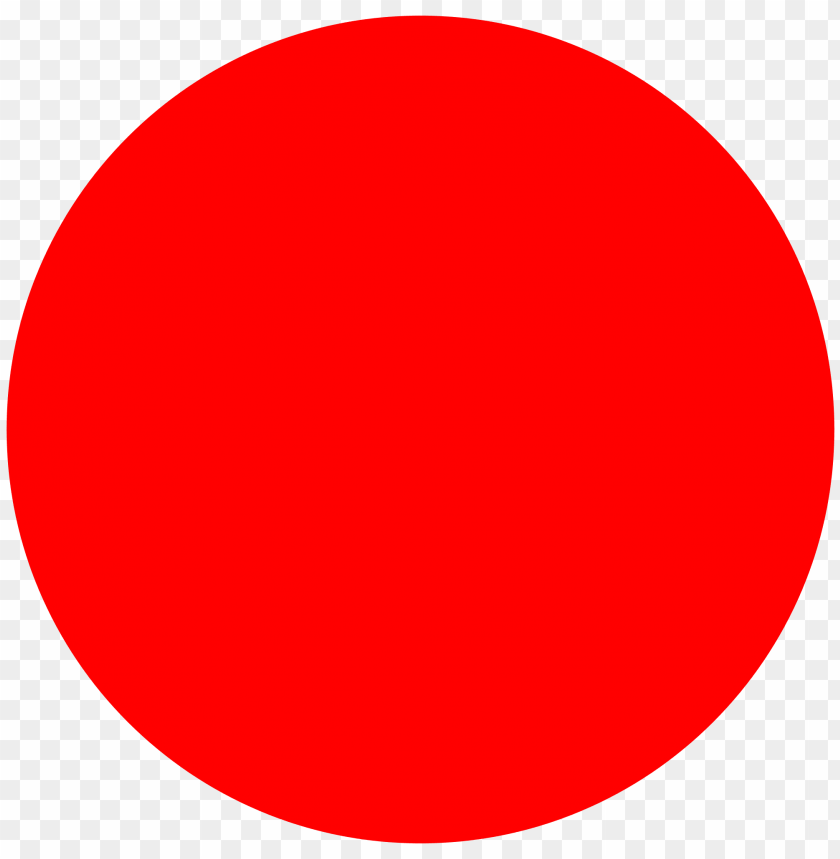
#> input picture circle.png, 840 x 859 px
$ python -i detect.py   (imports and definitions only)
#> lines starting #> are read from the running program, lines starting #| are printed output that depends on the picture; after the words box and inside, x2 and y2 are one past the last pixel; in counts of white or black regions, pixels touching at a corner belong together
#> further down, picture is the input picture: shape (859, 840, 3); mean B, G, R 62.4, 62.4, 252.4
import cv2
import numpy as np
from matplotlib import pyplot as plt
import socket

HOST = '127.0.0.1'  # Standard loopback interface address (localhost)
PORT = 65432        # Port to listen on (non-privileged ports are > 1023)

def detect(img):

    # converting image into grayscale image
    gray = cv2.cvtColor(img, cv2.COLOR_BGR2GRAY)
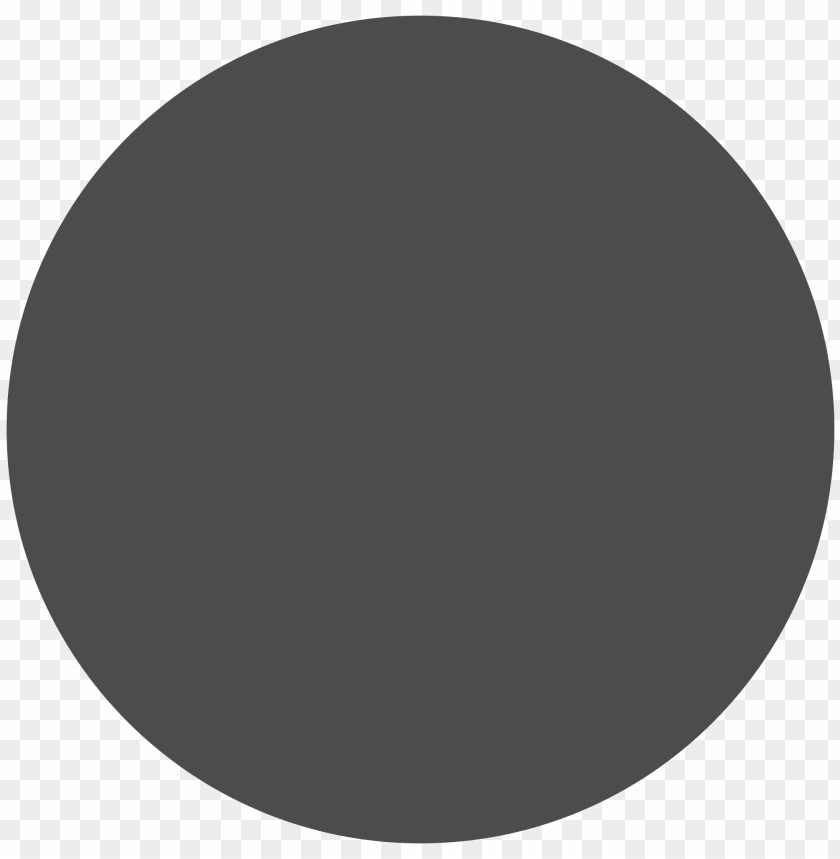
#> gray: shape (859, 840); min 76, max 255, mean 119.1

    # setting threshold of gray image
    _, threshold = cv2.threshold(gray, 127, 255, cv2.THRESH_BINARY)
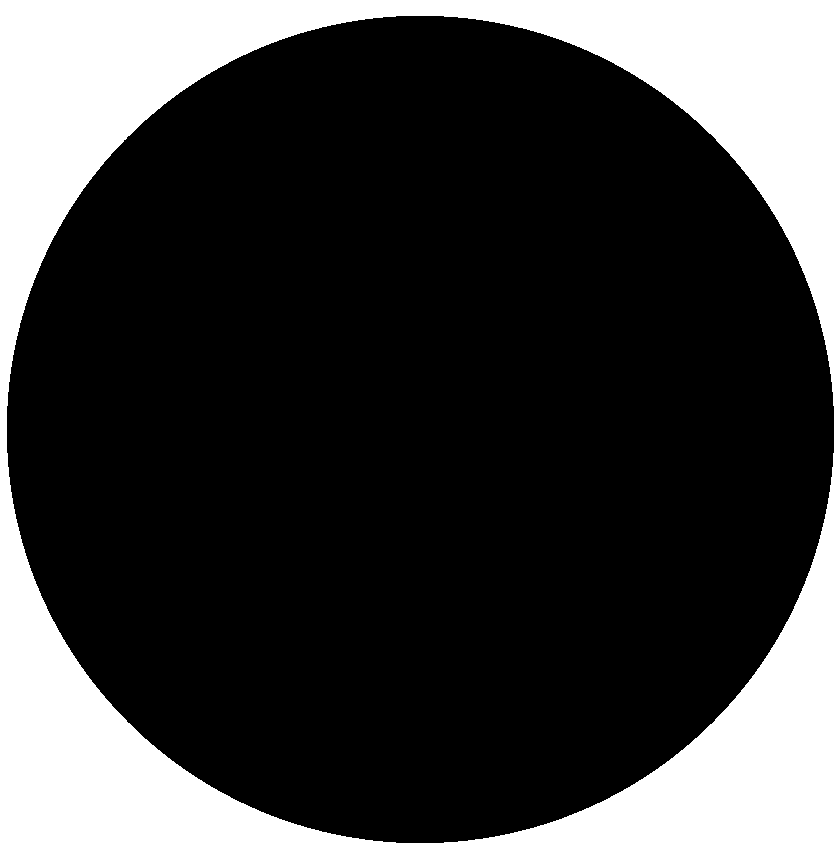
#> threshold: shape (859, 840); 25.5% white; 1 white region

    # using a findContours() function
    contours, _ = cv2.findContours(
        threshold, cv2.RETR_TREE, cv2.CHAIN_APPROX_SIMPLE)
#> contours = 2 contours; box (x1, y1, x2, y2) and area: (0, 0, 840, 859) 719862, (6, 15, 835, 844) 538908

    i = 0

    # list for storing names of shapes
    for contour in contours:

        # here we are ignoring first counter because
        # findcontour function detects whole image as shape
        if i == 0:
            i = 1
            continue

        # cv2.approxPloyDP() function to approximate the shape
        approx = cv2.approxPolyDP(
            contour, 0.01 * cv2.arcLength(contour, True), True)

        # using drawContours() function
        cv2.drawContours(img, [contour], 0, (0, 0, 255), 5)

        # finding center point of shape
        M = cv2.moments(contour)
        if M['m00'] != 0.0:
            x = int(M['m10']/M['m00'])
            y = int(M['m01']/M['m00'])

            # putting shape name at center of each shape
            if len(approx) == 3:
                cv2.putText(img, 'Triangle', (x, y),
                            cv2.FONT_HERSHEY_SIMPLEX, 0.6, (0, 255, 255), 2)
                return 'triangle', img

            elif len(approx) == 4:
                cv2.putText(img, 'Quadrilateral', (x, y),
                            cv2.FONT_HERSHEY_SIMPLEX, 0.6, (0, 255, 255), 2)
                return 'Quadrilateral', img

            elif len(approx) == 5:
                cv2.putText(img, 'Pentagon', (x, y),
                            cv2.FONT_HERSHEY_SIMPLEX, 0.6, (0, 255, 0), 2)
                return 'Pentagon', img

            elif len(approx) == 6:
                cv2.putText(img, 'Hexagon', (x, y),
                            cv2.FONT_HERSHEY_SIMPLEX, 0.6, (0, 255, 255), 2)
                return 'hexagon', img

            else:
                cv2.putText(img, 'circle', (x, y),
                            cv2.FONT_HERSHEY_SIMPLEX, 0.6, (0, 255, 255), 2)
                return 'circle', img

        return 'blah', img
#> this loop made 2 passes
#> (contour, i) on pass 1: ([[0, 0], [0, 858], [839, 858], [839, 0]], 1)
#> (x, y) on pass 2: (419, 428)
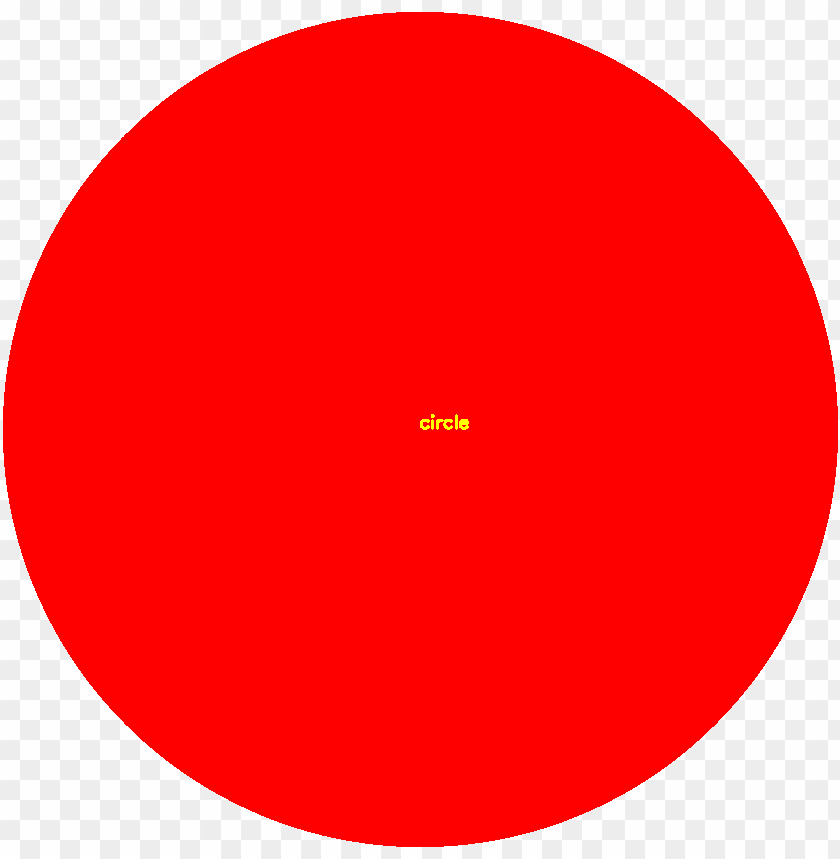
#> img: shape (859, 840, 3); 1.9% of pixels changed, all inside (x1, y1, x2, y2) = (3, 12, 838, 847)
#> after the loop, i = 1


# reading image
# [17 lines not run here, left out]

>>> import cv2
>>> picture = cv2.imread('circle.png')
>>> result = detect(picture)
